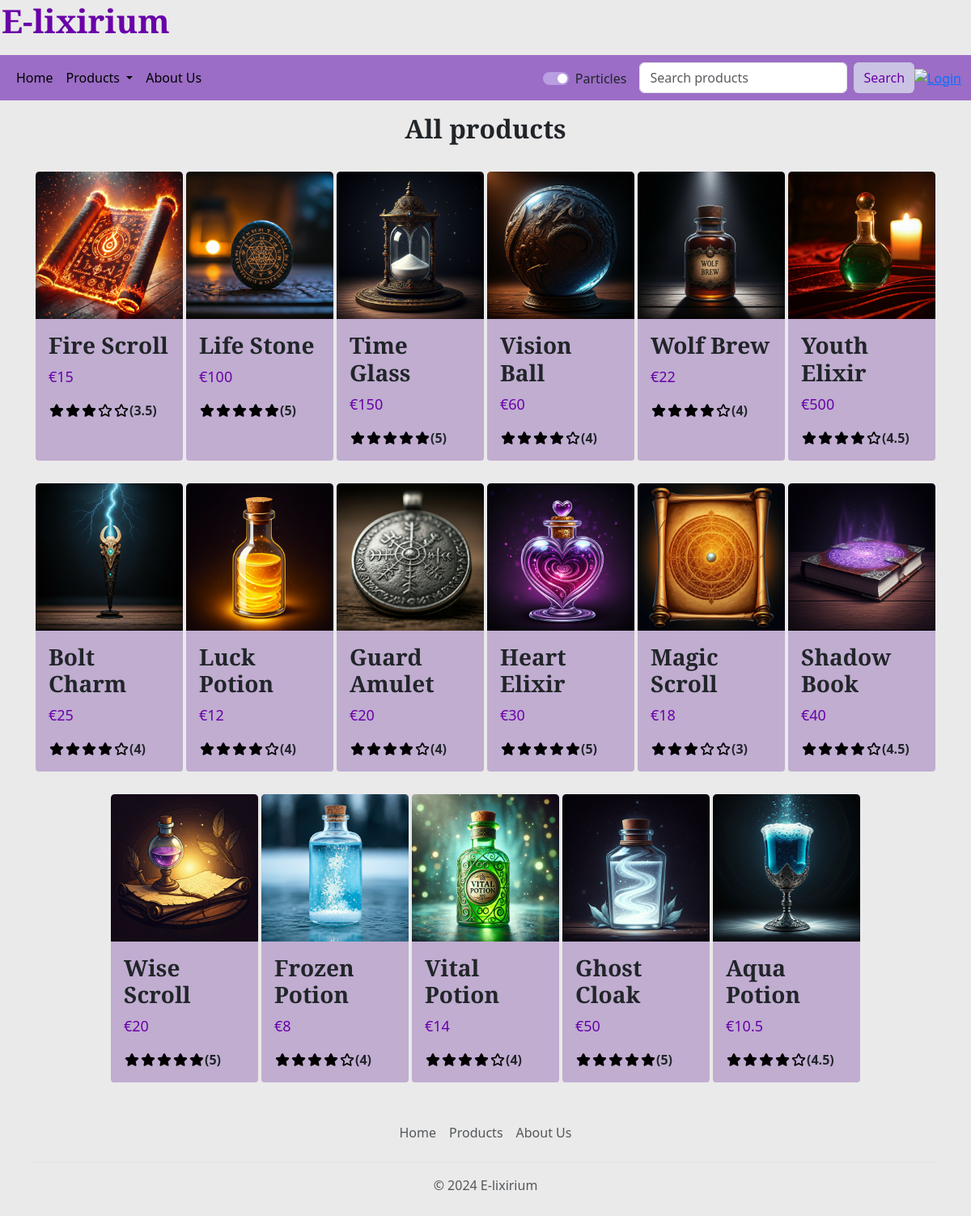
The page /?page=products on the database its author committed.
### tables this page shows
create table PRODUCT (
     name char(30) not null,
     id_product int not null auto_increment,
     description varchar(300) not null,
     image_name char(50) not null,
     price float not null,
     amount_left int not null,
     duration varchar(30) not null,
     stars float not null,
     constraint ID_PRODUCT_ID primary key (id_product));

### src/index.php (called while the page is built, shortened)
<?php
require_once 'bootstrap.php';
$templateParams["title"] = "E-lixirium - Home";
$templateParams["js"] = array("global.js");
$templateParams["categories"] = $dbh->getCategories();
switch ($_GET["page"]) {
    case "products":
        foreach ($dbh->getCategories() as $category) {
            $categories[] = $category["name"];
        }
        $templateParams["title"] = "E-lixirium - Products";
        if (isset($_GET["category"]) && in_array($_GET["category"], $categories)) {
            $templateParams["header"] = $_GET["category"];
            $templateParams["products"] = $dbh->getProductsOfCategory($_GET["category"]);
        } else {
            $templateParams["header"] = "All products";
            $templateParams["products"] = $dbh->getProducts();
        }
        $templateParams["content"] = "product-list.php";
        break;
}
require 'template/base.php';
?>

### src/db/database.php (called while the page is built, shortened)
<?php
class DatabaseHelper
{
    private $db;
    public function __construct($servername, $username, $password, $dbname, $port)
    {
        $this->db = new mysqli($servername, $username, $password, $dbname, $port);
    }
    public function getProducts($n = -1)
    {
        $query = "SELECT * FROM product ORDER BY RAND()";
        $stmt = $this->db->prepare($query);
        $stmt->execute();
        $result = $stmt->get_result();
        return $result->fetch_all(MYSQLI_ASSOC);
    }
    public function getCategories($n = -1)
    {
        $query = "SELECT * FROM category ORDER BY RAND()";
        $stmt = $this->db->prepare($query);
        $stmt->execute();
        $result = $stmt->get_result();
        return $result->fetch_all(MYSQLI_ASSOC);
    }
}
?>

### src/bootstrap.php (called while the page is built, shortened)
<?php
require_once("utils/functions.php");
require_once("db/database.php");
$dbh = new DatabaseHelper("localhost", "root", "", "e-lixirium", 3306);
?>

### src/template/product-list.php (the view, shortened to what this page needs)
<?php if (isset($templateParams["header"])): ?>
    <h2 class="text-center"><?php echo $templateParams["header"]; ?></h2>
<?php endif; ?>
<div class="container-sm">
    <div
        class="row m-0 row-cols-2 row-cols-sm-3 row-cols-md-4 row-cols-lg-5 row-cols-xl-6 row-cols-xxl-7 justify-content-center">
        <?php foreach ($templateParams["products"] as $product): ?>
            <article class="card card-hover magic-card col p-0 g-4 bg-purple-gray">
                <img src="<?php echo UPLOAD_DIR . $product["image_name"]; ?>" class="card-img-top"
                    alt="<?php echo $product["image_name"]; ?>" />
                <div class="card-body">
                    <h3 class="card-title"><?php echo $product["name"]; ?></h3>
                    <p class="card-text text-purple">€<?php echo $product["price"] ?></p>
                    <div class="d-flex">
                        <?php
                        $stars = $product["stars"];
                        for ($i = 1; $i <= 5; $i++) {
                            if ($i <= $stars) {
                                echo "<img src='" . UPLOAD_DIR . "star-full.svg' alt='Filled star' />";
                            } else {
                                echo "<img src='" . UPLOAD_DIR . "star-empty.svg' alt='Empty star' />";
                            }
                        }
                        ?>
                        <p class="m-0 fw-semibold">(<?php echo $stars; ?>)</p>
                    </div>
                </div>
                <div class="magic-particles"></div>
            </article>
        <?php endforeach; ?>
    </div>
</div>

### src/css/style.css (style rules this page uses)
article div img, section.col header img, div.container section.row img, div.container-fluid section div div div.card div.card-body div img { width: 20px; height: auto; }
h1, h2, h3 { font-family: 'Cinzel', 'Times New Roman', serif; font-weight: bold; }
.magic-card { position: relative; overflow: visible; border: 2px solid rgb(234, 234, 234); }
.magic-particles { position: absolute; top: 0; left: 0; width: 100%; height: 100%; pointer-events: none; }
.bg-platinum { background-color: rgb(234, 234, 234) !important; }
.bg-purple-gray { background-color: rgb(192, 173, 208) !important; }
.text-purple { color: rgb(105, 0, 168) !important; }
.card-text { font-size: large; font-weight: 500; }
.card-hover { transition: transform 0.3s ease; }

### rows shown on the page
product: image_name (picture), name "Fire Scroll", price "15", stars "3.5"
product: image_name (picture), name "Life Stone", price "100", stars "5"
product: image_name (picture), name "Time Glass", price "150", stars "5"
product: image_name (picture), name "Vision Ball", price "60", stars "4"
product: image_name (picture), name "Wolf Brew", price "22", stars "4"
product: image_name (picture), name "Youth Elixir", price "500", stars "4.5"
product: image_name (picture), name "Bolt Charm", price "25", stars "4"
product: image_name (picture), name "Luck Potion", price "12", stars "4"
product: image_name (picture), name "Guard Amulet", price "20", stars "4"
product: image_name (picture), name "Heart Elixir", price "30", stars "5"
product: image_name (picture), name "Magic Scroll", price "18", stars "3"
product: image_name (picture), name "Shadow Book", price "40", stars "4.5"
product: image_name (picture), name "Wise Scroll", price "20", stars "5"
product: image_name (picture), name "Frozen Potion", price "8", stars "4"
product: image_name (picture), name "Vital Potion", price "14", stars "4"
product: image_name (picture), name "Ghost Cloak", price "50", stars "5"
product: image_name (picture), name "Aqua Potion", price "10.5", stars "4.5"

### other values the page prints
$templateParams["header"] "All products"
